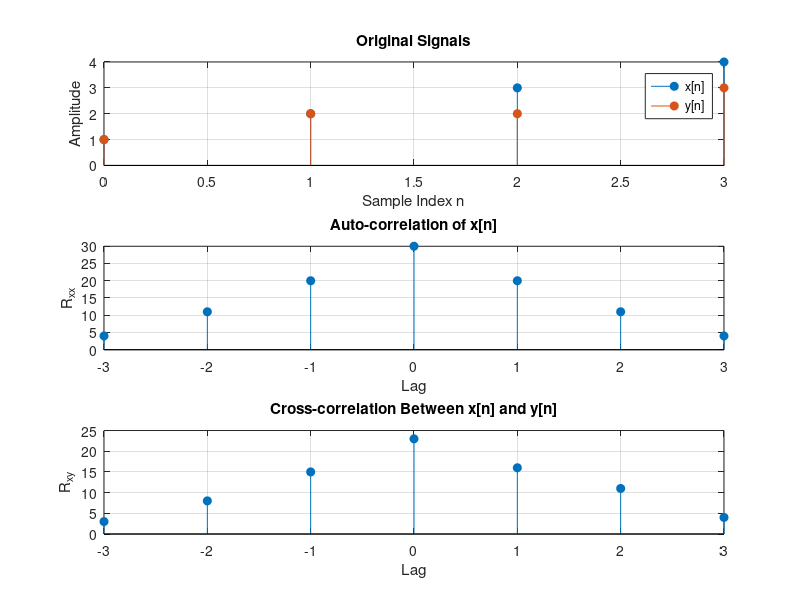

Write MATLAB code to recreate this figure.
clc;
clear;
close all;

% Define two discrete signals
x = [1 2 3 4];
y = [1 2 2 3];

% Sample indices
n = 0:length(x)-1;

% ---------------------------------
% Auto-correlation of x
% ---------------------------------
[Rxx, lags_auto] = xcorr(x, x);

% ---------------------------------
% Cross-correlation between x and y
% ---------------------------------
[Rxy, lags_cross] = xcorr(x, y);

% ---------------------------------
% Covariance
% ---------------------------------
C = cov(x, y);

% Extract covariance between x and y
covariance_xy = C(1,2);

% ---------------------------------
% Display results
% ---------------------------------
disp('Auto-correlation of x:');
disp(Rxx);

disp('Auto-correlation lags:');
disp(lags_auto);

disp('Cross-correlation between x and y:');
disp(Rxy);

disp('Cross-correlation lags:');
disp(lags_cross);

disp('Covariance matrix:');
disp(C);

fprintf('Covariance between x and y = %.4f\n', covariance_xy);

% Find maximum cross-correlation and corresponding lag
[max_corr, index] = max(Rxy);
best_lag = lags_cross(index);

fprintf('Maximum cross-correlation = %.4f\n', max_corr);
fprintf('Lag of maximum similarity = %d\n', best_lag);

% ---------------------------------
% Plot
% ---------------------------------
figure;

% Original signals
subplot(3,1,1);
stem(n, x, 'filled');
hold on;
stem(n, y, 'filled');
title('Original Signals');
xlabel('Sample Index n');
ylabel('Amplitude');
legend('x[n]', 'y[n]');
grid on;
hold off;

% Auto-correlation
subplot(3,1,2);
stem(lags_auto, Rxx, 'filled');
title('Auto-correlation of x[n]');
xlabel('Lag');
ylabel('R_{xx}');
grid on;

% Cross-correlation
subplot(3,1,3);
stem(lags_cross, Rxy, 'filled');
title('Cross-correlation Between x[n] and y[n]');
xlabel('Lag');
ylabel('R_{xy}');
grid on;

drawnow;
